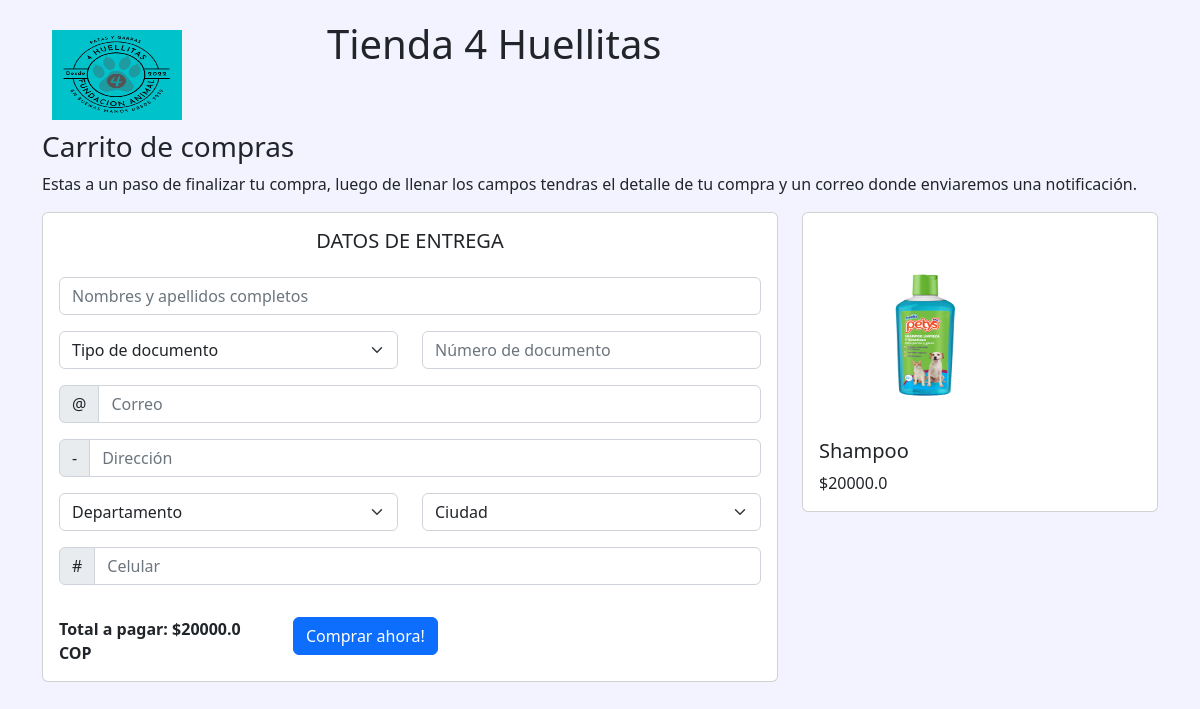
/shoppingcart/1/, run on the app's committed database.
### pets/models.py (models this page shows, shortened)
class Product(models.Model):
    name = models.CharField(max_length=200)
    quantity = models.IntegerField(default=0)
    value = models.FloatField(default=0)
    image = models.ImageField(upload_to="pets/static/pets")
    active = models.BooleanField(default=1)

### shoppingcart/views.py (the view)
# urls.py: path("",views.index, name="index"),
def index(request, product_id):
    product = get_object_or_404(Product, pk=product_id)
    return render(request,"shoppingcart/index.html",{
        "product" : product
    })

### shoppingcart/templates/shoppingcart/index.html (shortened to what this page needs)
{% load static %}
<html>
    <head>
        <link href="https://cdn.jsdelivr.net/npm/bootstrap@5.2.0-beta1/dist/css/bootstrap.min.css" rel="stylesheet">
    </head>
    <body style="background-color:#f3f3ff">
        <div class="container">
            {% load static %}
            <div class="row" style="margin-top:20px">
                <div class="col-3">
                    <img src="{% static 'pets/4huellitas.png' %}" style="width: 150px; height: 110px; padding: 10px">
                </div>
                <div class="col-9">
                    <h1>Tienda 4 Huellitas</h1>
                </div>
            </div>
            <div class="panel panel-default">
                <div class="panel-heading">
                    <h3>Carrito de compras</h1>
                </div>
                <div class="panel-body">
                    <p>Estas a un paso de finalizar tu compra, luego de llenar los campos tendras el detalle de tu compra y un correo donde enviaremos una notificación.</p>
                    <div class="row">
                    <div class="col-8">
                        <form action="{% url 'shoppingcart:finish' product.id %}" method="post">
                            <div class="card">
                                <h5 class="card-title text-center mt-3">DATOS DE ENTREGA</h5>
                                <div class="card-body row">
                                    <div class="col-12 input-group mb-3">
                                        <input type="text"
                                        class="form-control"
                                        placeholder="Nombres y apellidos completos"
                                        required
                                        id="name_lastname"
                                        name="name_lastname">
                                    </div>
                                    <div class="col-6">
                                        <select class="form-select" aria-label="Default select example" required name="id_document_type" id="id_document_type">
                                            <option selected value="">Tipo de documento</option>
                                        </select>
                                    </div>
                                    <div class="col-6">
                                        <div class="input-group mb-3">
                                            <input type="text"
                                            class="form-control"
                                            placeholder="Número de documento"
                                            required
                                            id="document"
                                            name="document">
                                        </div>
                                    </div>
                                    <div class="col-12 input-group mb-3">
                                        <span class="input-group-text">@</span>
                                        <input type="email"
                                        class="form-control"
                                        placeholder="Correo"
                                        required
                                        id="email"
                                        name="email">
                                    </div>
                                    <div class="col-12 input-group mb-3">
                                        <span class="input-group-text">-</span>
                                        <input type="text"
                                        class="form-control"
                                        placeholder="Dirección"
                                        required
                                        id="direction"
                                        name="direction">
                                    </div>
                                    <div class="col-6">
                                        <select class="form-select" aria-label="Default select example" required name="id_department" id="id_department">
                                            <option selected value="">Departamento</option>
                                        </select>
                                    </div>
                                    <div class="col-6">
                                        <select class="form-select" aria-label="Default select example" required name="id_city" id="id_city">
                                            <option selected value="">Ciudad</option>
                                        </select>
                                    </div>
                                    <div class="col-12 mt-3 mb-3">
                                        <div class="input-group mb-3">
                                            <span class="input-group-text">#</span>
                                            <input type="text"
                                            class="form-control"
                                            placeholder="Celular"
                                            required
                                            id="cellphone"
                                            name="cellphone">
                                        </div>
                                    </div>
                                    <div class="row">
                                        <div class="col-4">
                                            <b>
                                                Total a pagar: ${{product.value}} COP
                                            </b>
                                        </div>
                                        <div class="col-8">
                                            <input type="submit" value="Comprar ahora!" class="btn btn-primary">
                                        </div>
                                    </div>
                                </div>
                            </div>
                        </form>
                    </div>
                    <div class="col-4">
                            <div class="card">
                                <img src="{{product.image}}" class="card-img-top p-3" alt="{{product.name}}" style="width: 250px; height: 210px;">
                                <div class="card-body">
                                <h5 class="card-title">{{product.name}}</h5>
                                <p class="card-text">${{product.value}}</p>
                                </div>
                            </div>
                    </div>
                </div>
                </div>
            </div>
        </div>
    </body>
</html>

### data on the page
Product: value "20000.0", image (picture), name "Shampoo"
